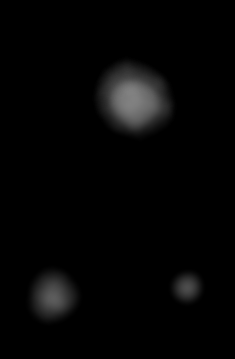
#> input picture heightmaps/input_image.png, 235 x 359 px
$ python scale_png.py
#> lines starting #> are read from the running program, lines starting #| are printed output that depends on the picture
import imageio.v3 as iio
import numpy as np

def contrast_stretch(input_path, output_path):
    # Load image and convert to grayscale if needed
#> called with input_path = 'input_image.png', output_path = 'output_image.png'
    image = iio.imread(input_path)
#> image is the input picture: shape (359, 235, 4); mean R, G, B, A 4.9, 4.9, 4.9, 255

    # If image has 3 channels (RGB), convert to grayscale using luminance
    if image.ndim == 3:
        # Standard luminance conversion
        image = 0.299 * image[..., 0] + 0.587 * image[..., 1] + 0.114 * image[..., 2]
#> image: shape (359, 235) float64

    # Convert to float32 for processing
    image = image.astype(np.float32)

    # Find min and max
    min_val = np.min(image)
#> min_val = 0
    max_val = np.max(image)
#> max_val = 129

    print(f"Darkest pixel value: {min_val}")
#| Darkest pixel value: 0.0
    print(f"Brightest pixel value: {max_val}")
#| Brightest pixel value: 129.0

    if max_val == min_val:
        raise ValueError("Image has no contrast to stretch (all pixels same value).")

    # Apply contrast stretching
    stretched = (image - min_val) * (255.0 / (max_val - min_val))
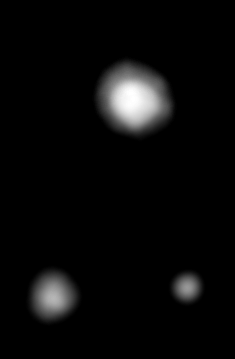
#> stretched: shape (359, 235) float32; min 0, max 255, mean 9.6
    stretched = np.clip(stretched, 0, 255).astype(np.uint8)

    # Save output
    iio.imwrite(output_path, stretched)

# Run the function
contrast_stretch("input_image.png", "output_image.png")
